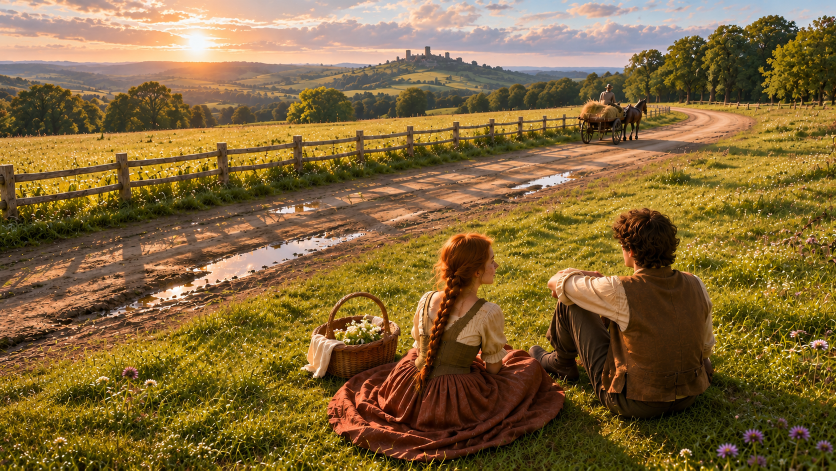
#> input picture reference_images/POV_MASTER.png, 1672 x 941 px, found by its file name (shown at 1/2 size)
$ python clean_plate.py
#> lines starting #> are read from the running program, lines starting #| are printed output that depends on the picture; after the words box and inside, x2 and y2 are one past the last pixel; in counts of white or black regions, pixels touching at a corner belong together
#> in main, im is the input picture: PIL image 1672x941 RGB; mean R, G, B 130.6, 103.6, 57.7
"""Local, zero-credit paint-out of the couple, basket and wagon from POV_MASTER.
Output: storyboard/plates/PLATE_EMPTY_PLACEHOLDER.png
This is a storyboard placeholder, NOT a video start frame. Replace with a proper
generative clean plate once a paid plan is active.
"""
import os
import numpy as np
from PIL import Image, ImageDraw, ImageFilter

SRC = 'reference_images/POV_MASTER.png'
OUT = 'storyboard/plates/PLATE_EMPTY_PLACEHOLDER.png'

COUPLE = [(596, 600), (640, 578), (790, 578), (845, 520), (875, 462), (985, 455),
          (1060, 520), (1100, 535), (1215, 405), (1355, 410), (1445, 560), (1460, 860),
          (1300, 870), (1140, 925), (640, 935), (596, 780)]
WAGON = [(1148, 158), (1300, 158), (1302, 296), (1148, 296)]


def mask(poly, size, blur):
#> called with size = (1672, 941), blur = 6
    m = Image.new('L', size, 0)
#> m: PIL image 1672x941 L; every value is 0
    ImageDraw.Draw(m).polygon(poly, fill=255)
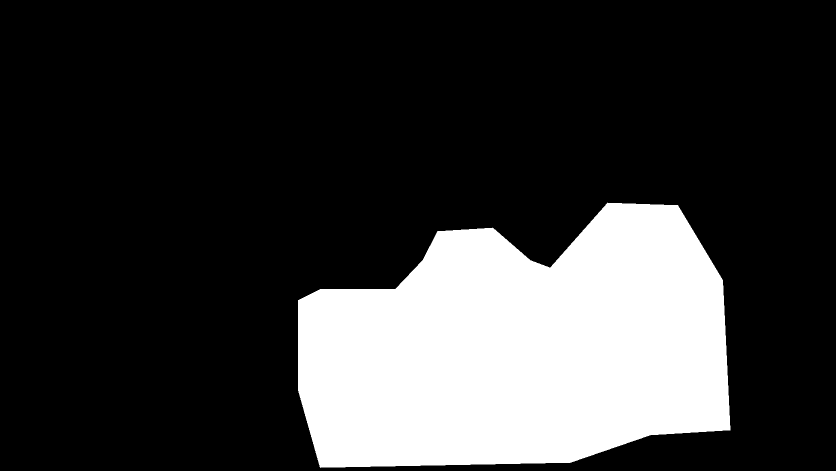
#> m: PIL image 1672x941 L (shown at 1/2 size); 22.5% white; 1 white region, box (x1, y1, x2, y2) and area: (596, 405, 1461, 936) 354367
    return m.filter(ImageFilter.MaxFilter(9)).filter(ImageFilter.GaussianBlur(blur))
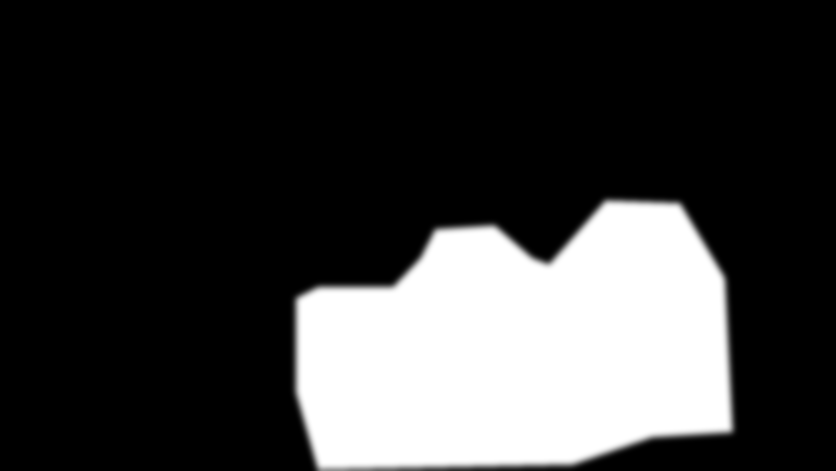
#> returned value: PIL image 1672x941 L (shown at 1/2 size); min 0, max 255, mean 59.3


def fill_rows_from_right(a, m):
    """Fill masked span of each row by mirroring the unmasked grass to its right."""
    out = a.copy()
    H, W, _ = a.shape
#> H = 941; W = 1672
    hard = m > 8
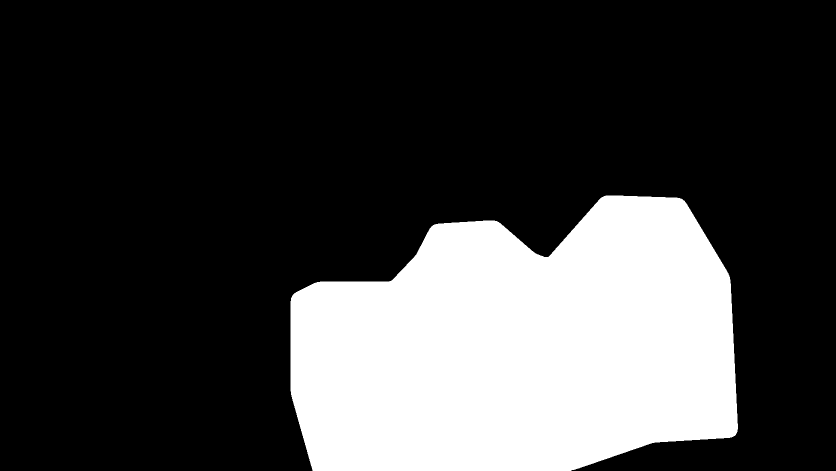
#> hard: shape (941, 1672) bool (shown at 1/2 size); 24.9% white; 1 white region, box (x1, y1, x2, y2) and area: (581, 391, 1476, 941) 392408
    for y in range(H):
        xs = np.where(hard[y])[0]
        if xs.size == 0:
            continue
        x0, x1 = xs.min(), xs.max()
        span = x1 - x0 + 1
        src = a[y, x1 + 1:]
        if src.shape[0] < 8:
            continue
        # right-hand source, mirrored outward from the patch edge
        right = np.concatenate([src[::-1], src] * (span // (2 * src.shape[0]) + 2))[:span][::-1]
        if y >= 700 and x0 > 40:
            # lower rows: the left side is grass too; mirror it inward and crossfade
            lsrc = a[y, :x0]
            left = np.concatenate([lsrc[::-1], lsrc] * (span // (2 * lsrc.shape[0]) + 2))[:span]
            w = np.linspace(0, 1, span)[:, None]
            w = np.clip((w - 0.3) / 0.4, 0, 1)
            out[y, x0:x1 + 1] = left * (1 - w) + right * w
        else:
            out[y, x0:x1 + 1] = right
#> this loop made 941 passes
#> (x0, x1, span) on passes 392 to 394: (1211, 1246, 36), (1208, 1274, 67), (1206, 1302, 97)
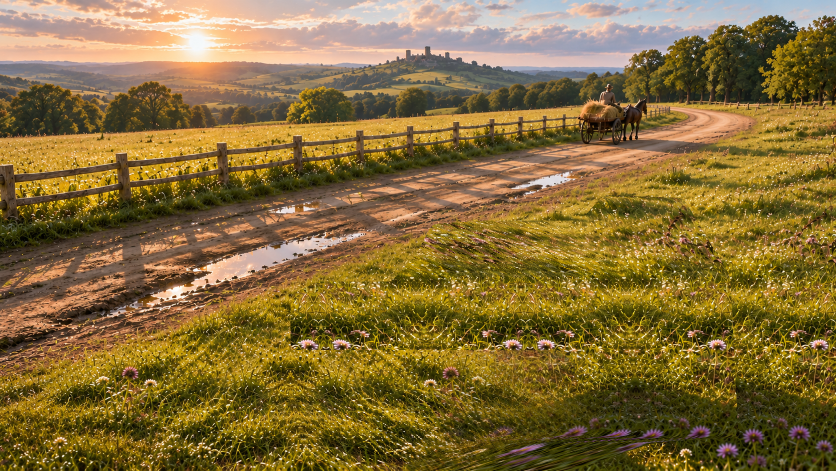
#> out: shape (941, 1672, 3) float32 (shown at 1/2 size); mean R, G, B 133, 109.1, 57.3
    return out


def main():
    im = Image.open(SRC).convert('RGB')
    a = np.asarray(im).astype(np.float32)
    mc = mask(COUPLE, im.size, 6)
    filled = fill_rows_from_right(a, np.asarray(mc))
    # break up row-copy streaks with a light vertical blur inside the patch only
    fimg = Image.fromarray(filled.astype(np.uint8))
    fimg = Image.blend(fimg, fimg.filter(ImageFilter.BoxBlur(1)), 0.5)
    alpha = np.asarray(mc).astype(np.float32)[..., None] / 255
    a = a * (1 - alpha) + np.asarray(fimg).astype(np.float32) * alpha

    # wagon: copy the strip 160 px to the left (trees, fence, verge, road)
    mw = mask(WAGON, im.size, 4)
#> call 2 of mask, with size = (1672, 941), blur = 4
#> in mask (call 2), `ImageDraw.Draw(m).polygon(poly, fill=255)`:
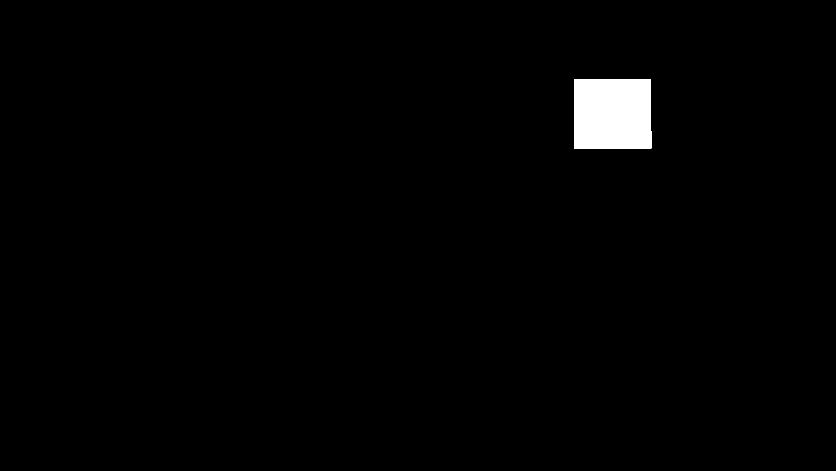
#> m: PIL image 1672x941 L (shown at 1/2 size); 1.4% white; 1 white region, box (x1, y1, x2, y2) and area: (1148, 158, 1303, 297) 21406
    shifted = np.roll(a, 160, axis=1)
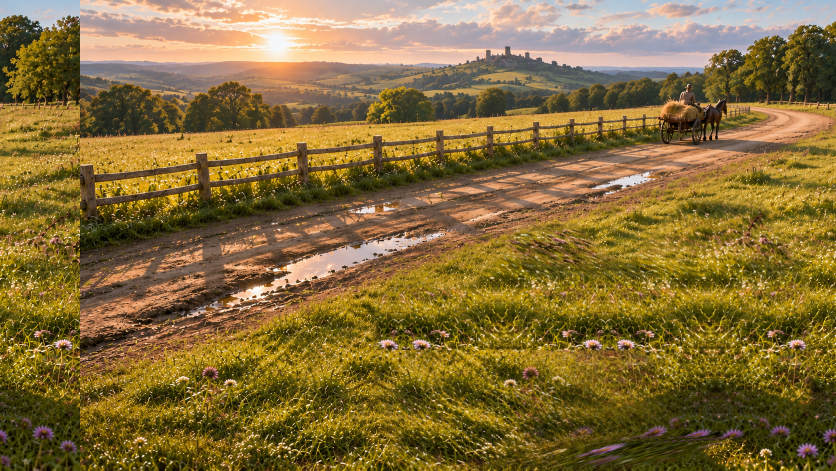
#> shifted: shape (941, 1672, 3) float32 (shown at 1/2 size); mean R, G, B 133.1, 109.2, 57.2
    alpha = np.asarray(mw).astype(np.float32)[..., None] / 255
    a = a * (1 - alpha) + shifted * alpha
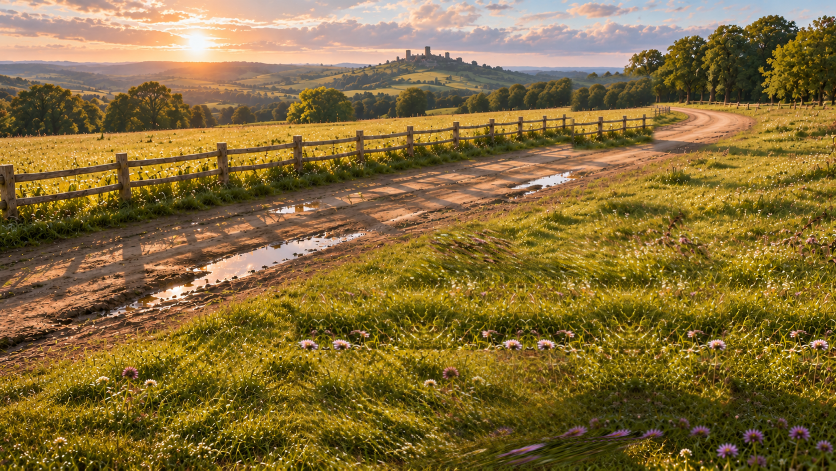
#> a: shape (941, 1672, 3) float32 (shown at 1/2 size); mean R, G, B 133.2, 109.4, 57.2

    os.makedirs(os.path.dirname(OUT), exist_ok=True)
    Image.fromarray(np.clip(a, 0, 255).astype(np.uint8)).save(OUT)
    print('wrote', OUT)


if __name__ == '__main__':
    main()

$ run again, with reference_images/CHARACTERS_ELIAS_MAEVE.png copied over reference_images/POV_MASTER.png
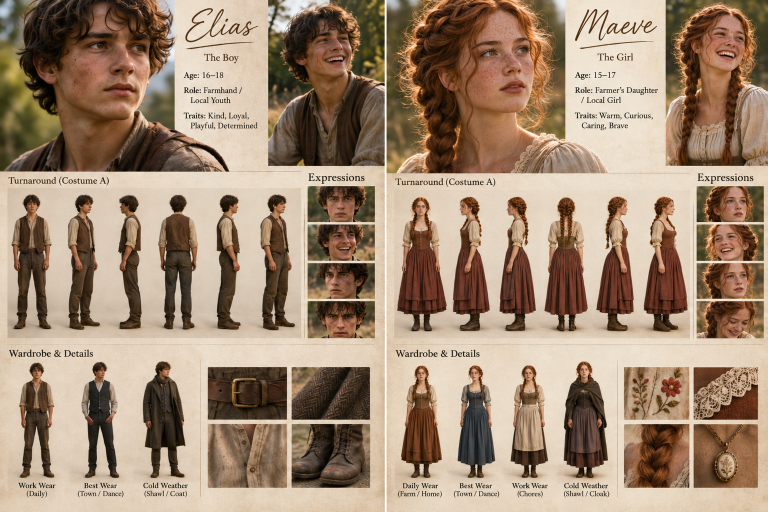
#> input picture reference_images/CHARACTERS_ELIAS_MAEVE.png, 1535 x 1024 px, found by its file name (shown at 1/2 size)
#> in main, im is the input picture: PIL image 1535x1024 RGB; mean R, G, B 160.8, 137.4, 115.5
#> in mask, `ImageDraw.Draw(m).polygon(poly, fill=255)`:
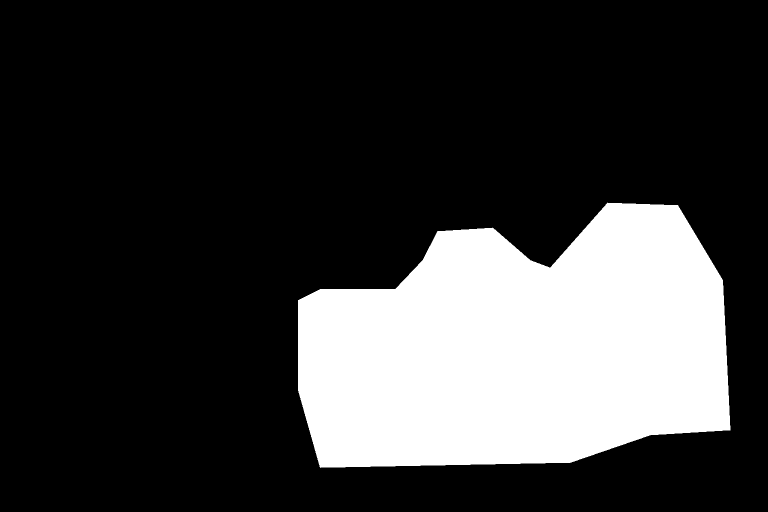
#> m: PIL image 1535x1024 L (shown at 1/2 size); 22.5% white; 1 white region, box (x1, y1, x2, y2) and area: (596, 405, 1461, 936) 354367
#> hard: shape (1024, 1535) bool; 25.1% white; 1 white region, box (x1, y1, x2, y2) and area: (581, 391, 1476, 950) 394777
#> the loop in fill_rows_from_right, `for y in range(H):` made 1024 passes
#> (x0, x1, span) on passes 392 to 394: (1211, 1246, 36), (1208, 1274, 67), (1206, 1302, 97)
#> in main, `Image.fromarray(np.clip(a, 0, 255).astype(np.uint8)).save(OUT)`:
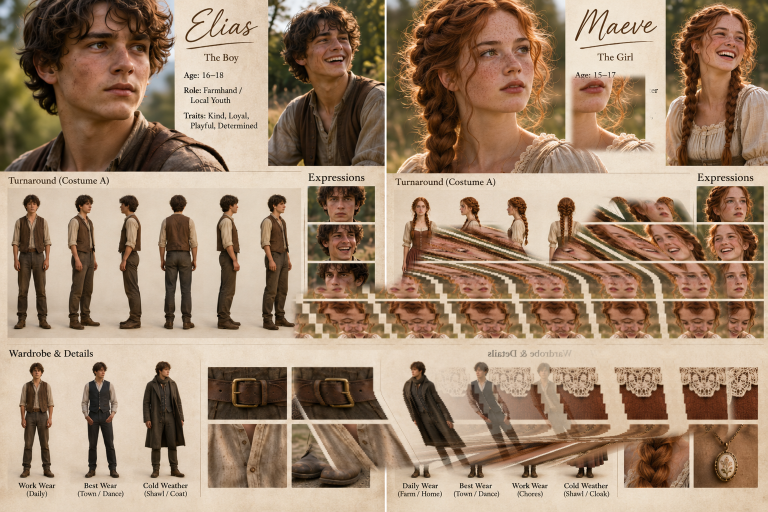
#> saved as PLATE_EMPTY_PLACEHOLDER.png: PIL image 1535x1024 RGB (shown at 1/2 size); mean R, G, B 159.2, 133.9, 110.4

$ run again, with reference_images/FIRST_MEETING_PERFORMANCE_REFERENCE.png copied over reference_images/POV_MASTER.png
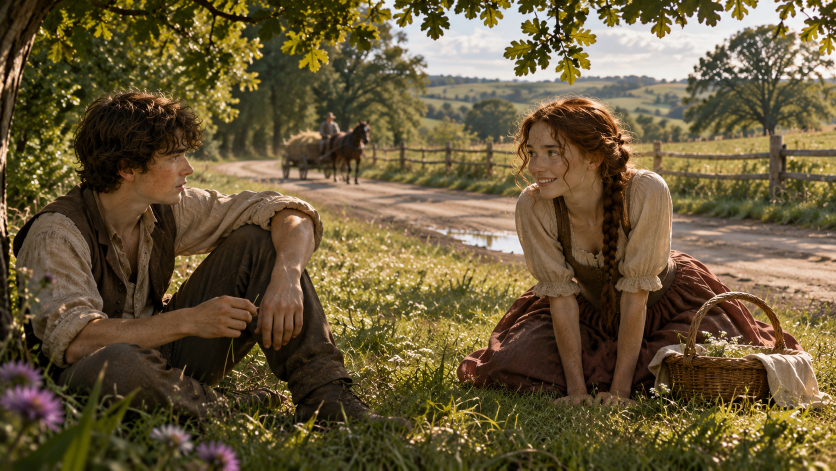
#> input picture reference_images/FIRST_MEETING_PERFORMANCE_REFERENCE.png, 1672 x 941 px, found by its file name (shown at 1/2 size)
#> in main, im is the input picture: PIL image 1672x941 RGB; mean R, G, B 104.3, 88.8, 57.1
#> hard: shape (941, 1672) bool; 24.9% white; 1 white region, box (x1, y1, x2, y2) and area: (581, 391, 1476, 941) 392408
#> the loop in fill_rows_from_right, `for y in range(H):` made 941 passes
#> (x0, x1, span) on passes 392 to 394: (1211, 1246, 36), (1208, 1274, 67), (1206, 1302, 97)
#> in main, `shifted = np.roll(a, 160, axis=1)`:
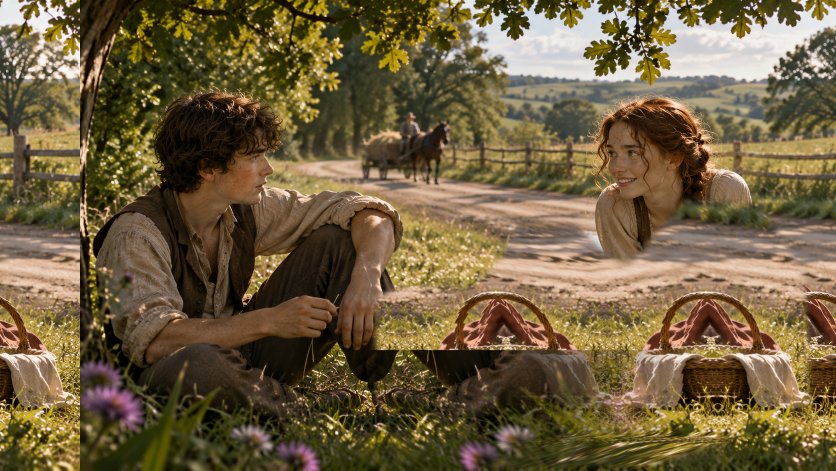
#> shifted: shape (941, 1672, 3) float32 (shown at 1/2 size); mean R, G, B 111.5, 94.8, 63
#> in main, `a = a * (1 - alpha) + shifted * alpha`:
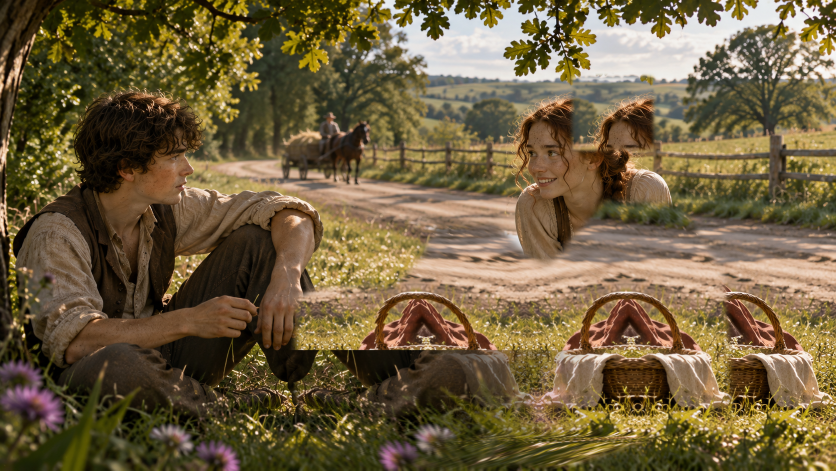
#> a: shape (941, 1672, 3) float32 (shown at 1/2 size); mean R, G, B 111.4, 94.8, 62.9

$ run again, with reference_images/HISTORICAL_HANGING_BOARD_NOT_APPROVED.png copied over reference_images/POV_MASTER.png
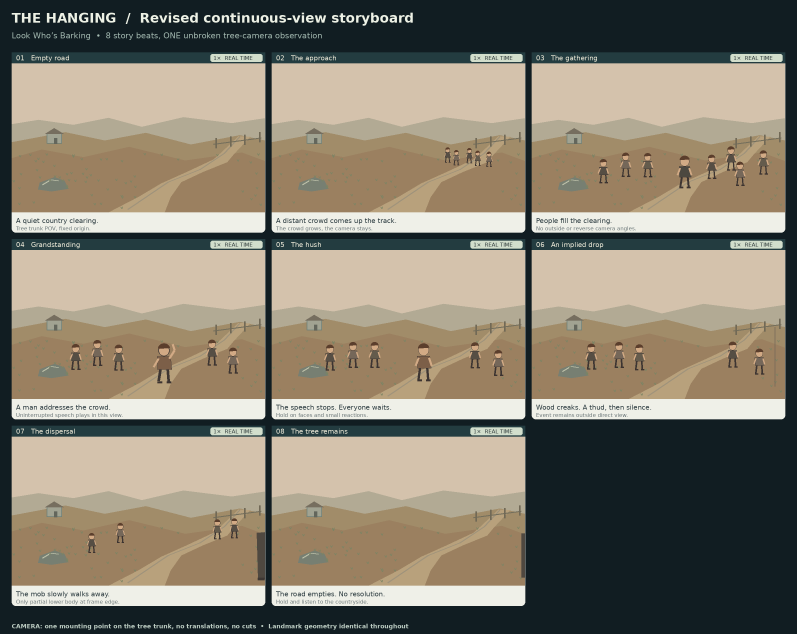
#> input picture reference_images/HISTORICAL_HANGING_BOARD_NOT_APPROVED.png, 2390 x 1900 px, found by its file name (shown at 1/3 size)
#> in main, im is the input picture: PIL image 2390x1900 RGB; mean R, G, B 135.4, 128, 112.5
#> hard: shape (1900, 2390) bool; 8.7% white; 1 white region, box (x1, y1, x2, y2) and area: (581, 391, 1476, 950) 394777
#> the loop in fill_rows_from_right, `for y in range(H):` made 1900 passes
#> (x0, x1, span) on passes 392 to 394: (1211, 1246, 36), (1208, 1274, 67), (1206, 1302, 97)
#> in main, `Image.fromarray(np.clip(a, 0, 255).astype(np.uint8)).save(OUT)`:
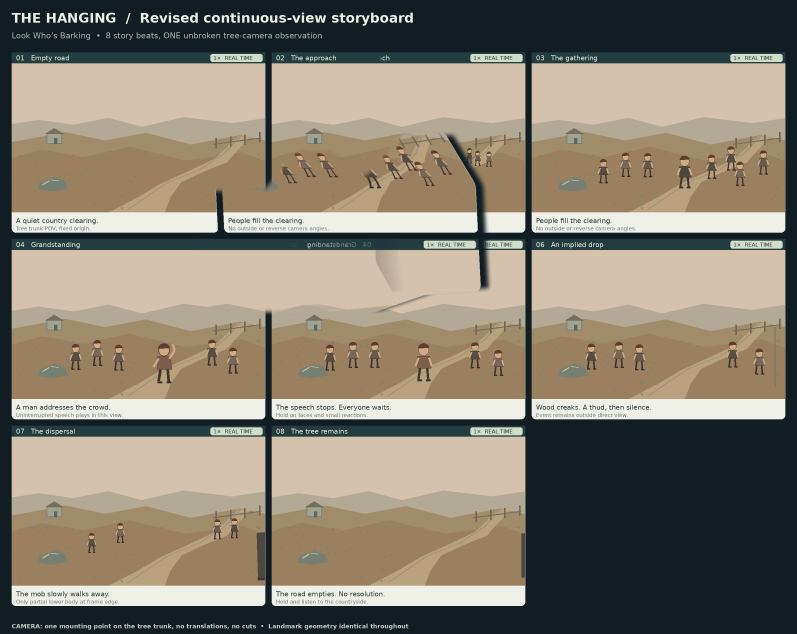
#> saved as PLATE_EMPTY_PLACEHOLDER.png: PIL image 2390x1900 RGB (shown at 1/3 size); mean R, G, B 135.1, 127.7, 112.3
